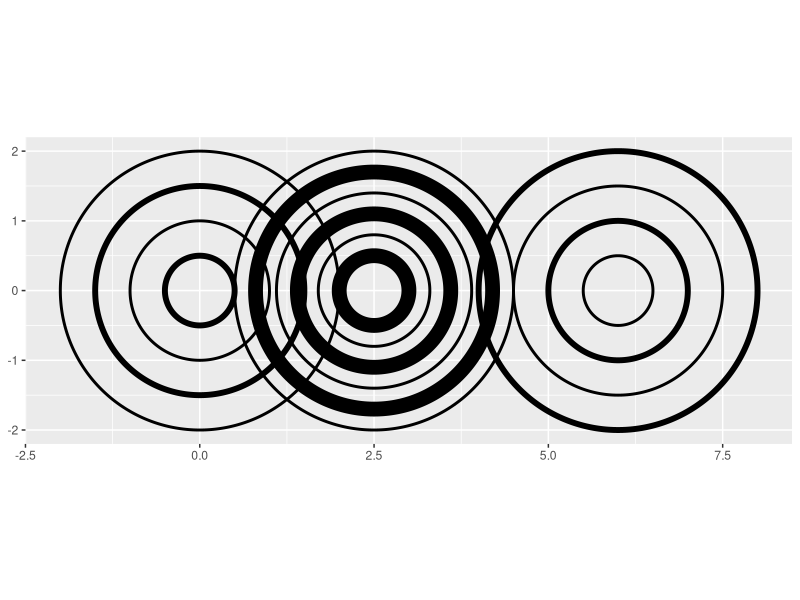

The R script that drew this image:
library(dplyr)
library(ggplot2)
library(ggforce)
library(purrr)

circles <- tribble(
  ~x0, ~radius,
  0, 2,
  2.5, 2,
  6, 2,
) %>%
  mutate(
    id = row_number()
  )

set.seed(1234)

circles %>%
  split(.$id) %>%
  map(function(x) {
    n_orig <- sample(1:6, 1)
    n <- ifelse(n_orig == 2, n_orig + 1, n_orig)

    if (n > 1) {
      rings_radius <- seq(0.5, x[["radius"]], length.out = n)
    } else {
      rings_radius <- x[["radius"]]
    }

    if (n_orig == 2) {
      rings_radius <- rings_radius[-1]
    }

    size <- sample(1:5, 1)

    circles <- tibble(x0 = x[["x0"]], radius = rings_radius, size = size)

    if (n > 3) {
      circles <- circles %>%
        mutate(size = case_when(
          size > 1 & row_number() %% 2 == 0 ~ 1L,
          size == 1 & row_number() %% 2 == 0 ~ size + 1L,
          TRUE ~ size
        ))
    }

    circles
  }) %>%
  bind_rows() %>%
  mutate(y0 = 0) %>%
  ggplot() +
  geom_circle(aes(x0 = x0, y0 = y0, r = radius, size = size)) +
  coord_fixed() +
  scale_size_identity()
